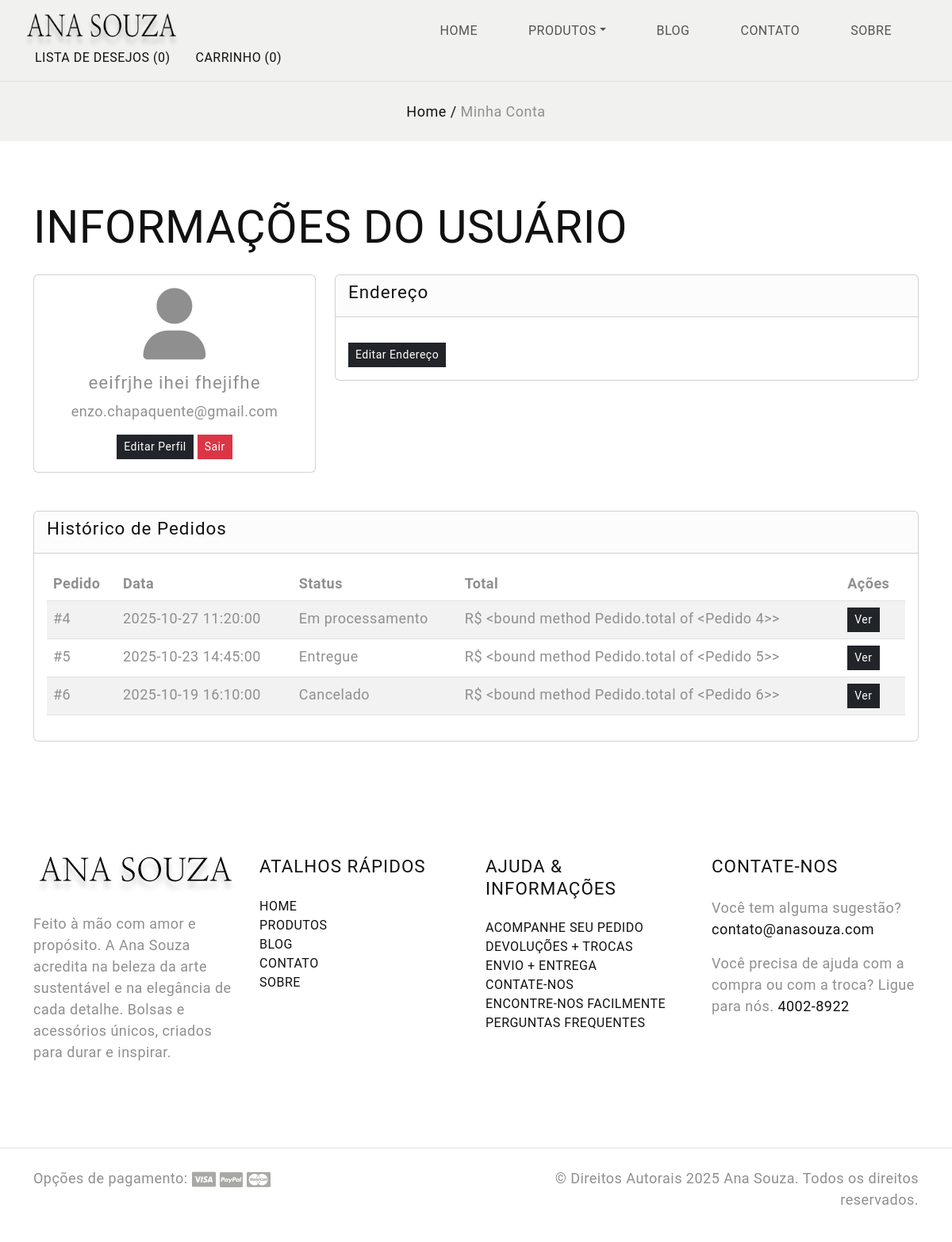
Page /user (signed in) on the committed database.
### app.py (models this page shows, shortened)
class Usuario(db.Model):
    id = db.Column(db.Integer, primary_key=True)
    nome = db.Column(db.String(100))
    email = db.Column(db.String(100), unique=True)
    senha = db.Column(db.String(200))
    data_nascimento = db.Column(db.String(10))
    telefone = db.Column(db.String(15))

class Pedido(db.Model):
    id = db.Column(db.Integer, primary_key=True)
    data = db.Column(db.DateTime, default=datetime.utcnow)
    status = db.Column(db.String(50), default="Em processamento")
    usuario_id = db.Column(db.Integer, db.ForeignKey("usuario.id"), nullable=False)
    itens = db.relationship("PedidoProduto", backref="pedido", lazy=True)

### app.py (the view)
@app.route('/user')
def user_info():
    user_email = session.get('usuario')
    if not user_email:
        return redirect(url_for('login'))
    user = Usuario.query.filter_by(email=user_email).first()
    if not user:
        return redirect(url_for('login'))
    pedidos = Pedido.query.filter_by(usuario_id=user.id).order_by(Pedido.data.desc()).all()
    return render_template('user_info.html', user=user, pedidos=pedidos)

### templates/user_info.html (shortened to what this page needs)
<!DOCTYPE html>
<html lang="pt-BR">
<head>
  <link href="https://cdn.jsdelivr.net/npm/bootstrap@5.3.0-alpha3/dist/css/bootstrap.min.css" rel="stylesheet">
  <link rel="stylesheet" href="https://cdnjs.cloudflare.com/ajax/libs/font-awesome/6.4.2/css/all.min.css">
  <link rel="stylesheet" href="{{ url_for('static', filename='css/style.css') }}">
</head>
<body class="homepage">
  {% include 'navbar.html' %}
  <section class="hero-section bg-light py-4">
    <div class="container">
      <div class="row">
        <div class="text-center">
          <div class="breadcrumbs">
            <span class="item"><a href="{{ url_for('home') }}">Home /</a></span>
            <span class="item">Minha Conta</span>
          </div>
        </div>
      </div>
    </div>
  </section>
  <section id="user-info" class="py-5">
    <div class="container">
      <h2 class="section-title text-uppercase mb-4">Informações do Usuário</h2>
      <div class="row">
        <div class="col-md-4 mb-4">
          <div class="card">
            <div class="card-body text-center">
              <i class="fa-solid fa-user fa-5x mb-3"></i>
              <h5 class="card-title">{{ user.nome }}</h5>
              <p class="card-text">{{ user.email }}</p>
              <a href="{{ url_for('edit_profile') }}" class="btn btn-dark btn-sm">Editar Perfil</a>
              <a href="{{ url_for('logout') }}" class="btn btn-danger btn-sm">Sair</a>
            </div>
          </div>
        </div>
        <div class="col-md-8 mb-4">
          <div class="card">
            <div class="card-header">
              <h5>Endereço</h5>
            </div>
            <div class="card-body">
              <a href="{{ url_for('edit_address') }}" class="btn btn-dark btn-sm">Editar Endereço</a>
            </div>
          </div>
        </div>
      </div>
      <div class="row mt-4">
        <div class="col-12">
          <div class="card">
            <div class="card-header">
              <h5>Histórico de Pedidos</h5>
            </div>
            <div class="card-body table-responsive">
              <table class="table table-striped">
                <thead>
                  <tr>
                    <th>Pedido</th>
                    <th>Data</th>
                    <th>Status</th>
                    <th>Total</th>
                    <th>Ações</th>
                  </tr>
                </thead>
                <tbody>
                  {% for pedido in pedidos %}
                  <tr>
                    <td>#{{ pedido.id }}</td>
                    <td>{{ pedido.data }}</td>
                    <td>{{ pedido.status }}</td>
                    <td>R$ {{ pedido.total }}</td>
                    <td><a href="{{ url_for('order_details', id=pedido.id) }}" class="btn btn-sm btn-dark">Ver</a></td>
                  </tr>
                  {% else %}
                  <tr>
                    <td colspan="5" class="text-center">Nenhum pedido encontrado</td>
                  </tr>
                  {% endfor %}
                </tbody>
              </table>
            </div>
          </div>
        </div>
      </div>
    </div>
  </section>
    <footer id="footer" class="mt-5">
    <div class="container">
      <div class="row d-flex flex-wrap justify-content-between py-5">
        <div class="col-md-3 col-sm-6">
          <div class="footer-menu footer-menu-001">
            <div class="footer-intro mb-4">
              <a href="{{ url_for('home') }}">
                <img src="static/resource/logo.png" alt="logo">
              </a>
            </div>
            <p>Feito à mão com amor e propósito. A Ana Souza acredita na beleza da arte sustentável e na elegância de cada detalhe.
              Bolsas e acessórios únicos, criados para durar e inspirar.</p>
            <div class="social-links">
              <ul class="list-unstyled d-flex flex-wrap gap-3">
                <li>
                  <a href="#" class="text-secondary">
                    <svg width="24" height="24" viewBox="0 0 24 24">
                      <use xlink:href="#facebook"></use>
                    </svg>
                  </a>
                </li>
                <li>
                  <a href="#" class="text-secondary">
                    <svg width="24" height="24" viewBox="0 0 24 24">
                      <use xlink:href="#twitter"></use>
                    </svg>
                  </a>
                </li>
                <li>
                  <a href="#" class="text-secondary">
                    <svg width="24" height="24" viewBox="0 0 24 24">
                      <use xlink:href="#youtube"></use>
                    </svg>
                  </a>
                </li>
                <li>
                  <a href="#" class="text-secondary">
                    <svg width="24" height="24" viewBox="0 0 24 24">
                      <use xlink:href="#pinterest"></use>
                    </svg>
                  </a>
                </li>
                <li>
                  <a href="#" class="text-secondary">
                    <svg width="24" height="24" viewBox="0 0 24 24">
                      <use xlink:href="#instagram"></use>
                    </svg>
                  </a>
                </li>
              </ul>
            </div>
          </div>
        </div>
        <div class="col-md-3 col-sm-6">
          <div class="footer-menu footer-menu-002">
            <h5 class="widget-title text-uppercase mb-4">Atalhos rápidos</h5>
            <ul class="menu-list list-unstyled text-uppercase border-animation-left fs-6">
              <li class="menu-item">
                <a href="{{ url_for('home') }}" class="item-anchor">Home</a>
              </li>
              <li class="menu-item">
                <a href="{{ url_for('all_products') }}" class="item-anchor">Produtos</a>
              </li>
              <li class="menu-item">
                <a href="{{ url_for('blog') }}" class="item-anchor">Blog</a>
              </li>
              <li class="menu-item">
                <a href="{{ url_for('contact') }}" class="item-anchor">Contato</a>
              </li>
              <li class="menu-item">
                <a href="{{ url_for('lading_page') }}" class="item-anchor">Sobre</a>
              </li>
            </ul>
          </div>
        </div>
        <div class="col-md-3 col-sm-6">
          <div class="footer-menu footer-menu-003">
            <h5 class="widget-title text-uppercase mb-4">Ajuda & Informações</h5>
            <ul class="menu-list list-unstyled text-uppercase border-animation-left fs-6">
              <li class="menu-item">
                <a href="#" class="item-anchor">Acompanhe seu pedido</a>
              </li>
              <li class="menu-item">
                <a href="#" class="item-anchor">Devoluções + Trocas</a>
              </li>
              <li class="menu-item">
                <a href="#" class="item-anchor">Envio + Entrega</a>
              </li>
              <li class="menu-item">
                <a href="{{ url_for('contact') }}" class="item-anchor">Contate-nos</a>
              </li>
              <li class="menu-item">
                <a href="{{ url_for('contact') }}" class="item-anchor">Encontre-nos facilmente</a>
              </li>
              <li class="menu-item">
                <a href="#" class="item-anchor">Perguntas Frequentes</a>
              </li>
            </ul>
          </div>
        </div>
        <div class="col-md-3 col-sm-6">
          <div class="footer-menu footer-menu-004 border-animation-left">
            <h5 class="widget-title text-uppercase mb-4">Contate-nos</h5>
            <p>Você tem alguma sugestão? <a href="mailto:contato@yourcompany.com"
                class="item-anchor">contato@anasouza.com</a></p>
            <p>Você precisa de ajuda com a compra ou com a troca? Ligue para nós. <a href="tel:40028922" class="item-anchor">4002-8922</a>
            </p>
          </div>
        </div>
      </div>
    </div>
    <div class="border-top py-4">
      <div class="container">
        <div class="row">
          <div class="col-md-6 d-flex flex-wrap">
            <div class="payment-option">
              <span>Opções de pagamento:</span>
              <img src="static/resource/visa-card.png" alt="card">
              <img src="static/resource/paypal-card.png" alt="card">
              <img src="static/resource/master-card.png" alt="card">
            </div>
          </div>
          <div class="col-md-6 text-end">
            <p>© Direitos Autorais 2025 Ana Souza. Todos os direitos reservados. </p>
          </div>
        </div>
      </div>
    </div>
  </footer>
</body>
</html>

### static/css/style.css (style rules this page uses)
body { --heading-font: "Marcellus", Roboto, sans-serif; --heading-font-weight: 400; --heading-color: #111; --heading-line-height: 1.24; --swiper-theme-color: #8C907E; --bs-body-font-family: "Jost", Roboto, sans-serif; --bs-body-font-size: 18px; --bs-body-font-weight: 400; --bs-body-line-height: 1.5; --bs-body-color: #8f8f8f; --bs-body-color-rgb: 143, 143, 143; --bs-primary: #8C907E; --bs-secondary: #6c757d; --bs-black: #111; --bs-light: #F1F1F0; --bs-dark: #212529; --bs-gray: #9aa1a7; --bs-gray-dark: #51565b; --bs-primary-rgb: 140, 144, 126; --bs-secondary-rgb: 108, 117, 125; --bs-black-rgb: 17, 17, 17; --bs-light-rgb: 241, 241, 240; --bs-dark-rgb: 33, 37, 41; --bs-link-color: #111; --bs-link-color-rgb: 17, 17, 17; --bs-link-decoration: underline; --bs-link-hover-color: #111; --bs-link-hover-color-rgb: 17, 17, 17; }
body { letter-spacing: 0.03rem; }
h1, .h1, h2, .h2, h3, .h3, h4, .h4, h5, .h5, h6, .h6 { font-family: var(--heading-font); font-weight: var(--heading-font-weight); color: var(--heading-color); line-height: var(--heading-line-height); }
h1, h2, h3 { margin: 25px 0; }
h5, h6 { letter-spacing: 1px; }
h2, .h2 { font-size: 3.6rem; }
h5, .h5 { font-size: 1.4rem; }
a { text-decoration: none; }
.btn { --bs-btn-border-radius: 0; }
.border-animation-left .item-anchor { position: relative; margin-bottom: 20px; }
.border-animation-left .item-anchor:after { content: ""; position: absolute; width: 0; height: 1px; left: 0; bottom: 0; z-index: 9; background: var(--bs-dark); transition: all 0.5s ease; }
.border-animation-left.light-border .item-anchor:after, .border-animation-left .item-anchor:after { background: var(--bs-dark); }

### rows in the picture
Usuario: nome "eeifrjhe ihei fhejifhe", email "enzo.chapaquente@gmail.com"
Pedido: id "4", data "2025-10-27 11:20:00", status "Em processamento", total "<bound method Pedido.total of <Pedido 4>>"
Pedido: id "5", data "2025-10-23 14:45:00", status "Entregue", total "<bound method Pedido.total of <Pedido 5>>"
Pedido: id "6", data "2025-10-19 16:10:00", status "Cancelado", total "<bound method Pedido.total of <Pedido 6>>"
